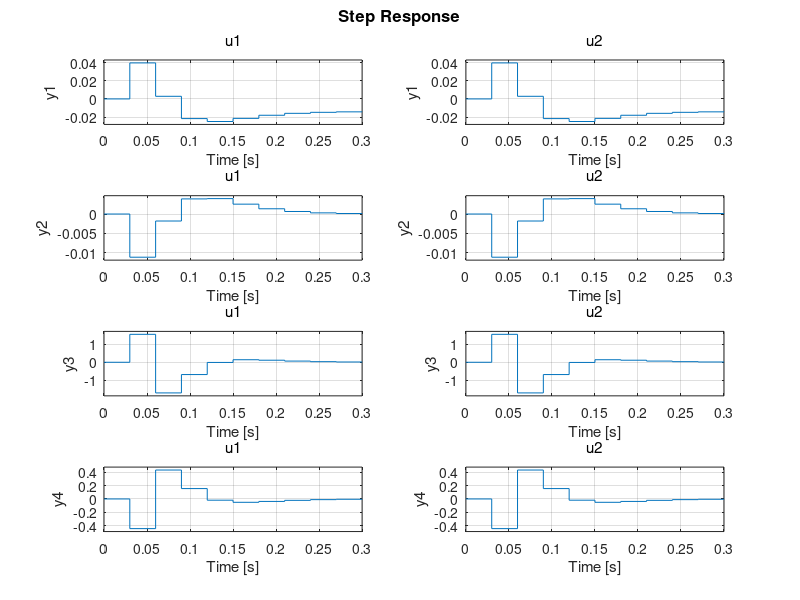

Source code (MATLAB):

g = 9.816; %Gravitation acceleration

H = 0.235; %Body height

M = 0.572; %Body mass
L = H/2; %Body length to center of mass
W = 0.14; %Body width
D = 0.06;

R = 0.04; %Wheel radius
n = 1; %Gear ratio
m = 0.014; %Wheel weight

J_psi = M*(L^2)/3; %Body pitch inertial moment
J_theta = M*(W^2 + D^2)/12; %Body yaw inertial moment
J_m = 1e-5; %DC motor inertial moment
J_w = m*(R^2)/2; %Wheel inertial moment

f_m = 0.0022; %Friction coefficient between body and DC motor
f_w = 0; %Friction coefficient between wheel and floor.

K_b = 0.468; %DC motor back EMF constant #TODO
K_t = 0.317; %DC motor torque constant
R_m = 6.69; %Motor resistance

alpha = n*K_t/R_m;
beta = n*K_t*K_b/R_m + f_m; 

%%%%%%%%%%%%%%%%%%%%%%

I = (m * W^2)/2 + J_theta + (W^2)*(J_psi + J_m * n^2)/(2 * R^2);
J = (W^2)*(beta + f_w)/(2*R^2);
K = W*alpha/(2*R);

S = zeros(2);
S(1,1) = (2*m + M)*(R^2)+2*J_w+2*(n^2)*J_m;
S(1,2) = M*L*R-2*(n^2)*J_m;
S(2,1) = M*L*R - 2*(n^2)*J_m;
S(2,2) = M*(L^2)+J_psi+2*(n^2)*J_m;

T = zeros(2);
T(1,1) = 2*(beta + f_w);
T(1,2) = -2*beta;
T(2,1) = -2*beta;
T(2,2) = 2*beta;

U = zeros(2);
U(2,2) = -2*M*g*L;

V = zeros(2);
V(1,1) = 2*alpha;
V(1,2) = 2*alpha;
V(2,1) = -2*alpha;
V(2,2) = -2*alpha;

A = [zeros(2) eye(2);-(inv(S)*U) -(inv(S)*T)];
B = [zeros(2); inv(S)*V];

sys = ss(A, B, eye(4), 0);
Ts = 30/1000;
sysd = c2d(sys, Ts);

A_d = sysd.A;
B_d = sysd.B;

poles = [0.1, 0.2, 0.3, 0.4];
K = place(A_d, B_d, poles)

%% Check sys

A_new = A_d - B_d*K;
B_new = B_d;
sysnew = ss(A_new, B_new, eye(4), 0, Ts);
step(sysnew)